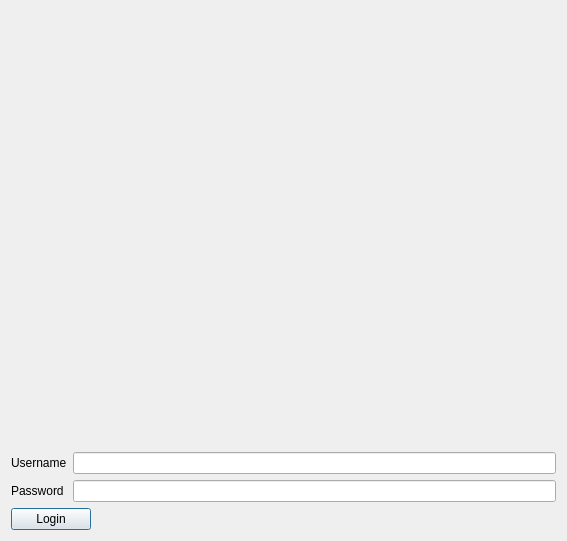
<?xml version="1.0" encoding="UTF-8"?>
<ui version="4.0">
 <class>Login</class>
 <widget class="QDialog" name="Login">
  <property name="geometry">
   <rect>
    <x>0</x>
    <y>0</y>
    <width>567</width>
    <height>541</height>
   </rect>
  </property>
  <property name="windowTitle">
   <string>Login</string>
  </property>
  <layout class="QVBoxLayout" name="verticalLayout">
   <item>
    <layout class="QVBoxLayout" name="verticalLayout_2">
     <item>
      <layout class="QFormLayout" name="formLayout">
       <item row="0" column="1">
        <spacer name="verticalSpacer">
         <property name="orientation">
          <enum>Qt::Vertical</enum>
         </property>
         <property name="sizeHint" stdset="0">
          <size>
           <width>20</width>
           <height>40</height>
          </size>
         </property>
        </spacer>
       </item>
       <item row="1" column="0">
        <widget class="QLabel" name="label">
         <property name="text">
          <string>Username</string>
         </property>
        </widget>
       </item>
       <item row="1" column="1">
        <widget class="QLineEdit" name="user"/>
       </item>
       <item row="2" column="0">
        <widget class="QLabel" name="label_2">
         <property name="text">
          <string>Password</string>
         </property>
        </widget>
       </item>
       <item row="2" column="1">
        <widget class="QLineEdit" name="pass"/>
       </item>
      </layout>
     </item>
     <item>
      <widget class="QPushButton" name="loginButton">
       <property name="sizePolicy">
        <sizepolicy hsizetype="Fixed" vsizetype="Fixed">
         <horstretch>0</horstretch>
         <verstretch>0</verstretch>
        </sizepolicy>
       </property>
       <property name="text">
        <string>Login</string>
       </property>
      </widget>
     </item>
    </layout>
   </item>
  </layout>
 </widget>
 <resources/>
 <connections/>
</ui>
